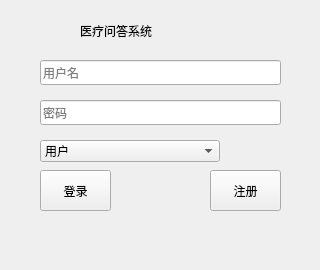
<?xml version="1.0" encoding="UTF-8"?>
<ui version="4.0">
 <class>Form</class>
 <widget class="QWidget" name="Form">
  <property name="geometry">
   <rect>
    <x>0</x>
    <y>0</y>
    <width>320</width>
    <height>270</height>
   </rect>
  </property>
  <property name="minimumSize">
   <size>
    <width>320</width>
    <height>270</height>
   </size>
  </property>
  <property name="maximumSize">
   <size>
    <width>320</width>
    <height>270</height>
   </size>
  </property>
  <property name="windowTitle">
   <string>登录界面</string>
  </property>
  <widget class="QPushButton" name="LoginPushButton">
   <property name="geometry">
    <rect>
     <x>40</x>
     <y>170</y>
     <width>71</width>
     <height>41</height>
    </rect>
   </property>
   <property name="styleSheet">
    <string notr="true">font: 12pt &quot;黑体&quot;;</string>
   </property>
   <property name="text">
    <string>登录</string>
   </property>
  </widget>
  <widget class="QPushButton" name="RegitPushButton">
   <property name="geometry">
    <rect>
     <x>210</x>
     <y>170</y>
     <width>71</width>
     <height>41</height>
    </rect>
   </property>
   <property name="styleSheet">
    <string notr="true">font: 12pt &quot;黑体&quot;;</string>
   </property>
   <property name="text">
    <string>注册</string>
   </property>
  </widget>
  <widget class="QLineEdit" name="UsernameLineEdit">
   <property name="geometry">
    <rect>
     <x>40</x>
     <y>60</y>
     <width>241</width>
     <height>25</height>
    </rect>
   </property>
   <property name="placeholderText">
    <string>用户名</string>
   </property>
  </widget>
  <widget class="QLineEdit" name="PasswordLineEdit">
   <property name="geometry">
    <rect>
     <x>40</x>
     <y>100</y>
     <width>241</width>
     <height>25</height>
    </rect>
   </property>
   <property name="echoMode">
    <enum>QLineEdit::Password</enum>
   </property>
   <property name="placeholderText">
    <string>密码</string>
   </property>
  </widget>
  <widget class="QComboBox" name="LoginComboBox">
   <property name="geometry">
    <rect>
     <x>40</x>
     <y>140</y>
     <width>180</width>
     <height>22</height>
    </rect>
   </property>
   <item>
    <property name="text">
     <string>用户</string>
    </property>
   </item>
   <item>
    <property name="text">
     <string>专家</string>
    </property>
   </item>
   <item>
    <property name="text">
     <string>管理员</string>
    </property>
   </item>
  </widget>
  <widget class="QLabel" name="label">
   <property name="geometry">
    <rect>
     <x>80</x>
     <y>10</y>
     <width>181</width>
     <height>41</height>
    </rect>
   </property>
   <property name="styleSheet">
    <string notr="true">font: 16pt &quot;黑体&quot;;</string>
   </property>
   <property name="text">
    <string>医疗问答系统</string>
   </property>
  </widget>
  <widget class="QLabel" name="MessageLabel">
   <property name="geometry">
    <rect>
     <x>20</x>
     <y>220</y>
     <width>281</width>
     <height>41</height>
    </rect>
   </property>
   <property name="styleSheet">
    <string notr="true">font: 7pt &quot;黑体&quot;;
color: rgb(255, 0, 0);</string>
   </property>
   <property name="text">
    <string/>
   </property>
  </widget>
 </widget>
 <resources/>
 <connections/>
</ui>
